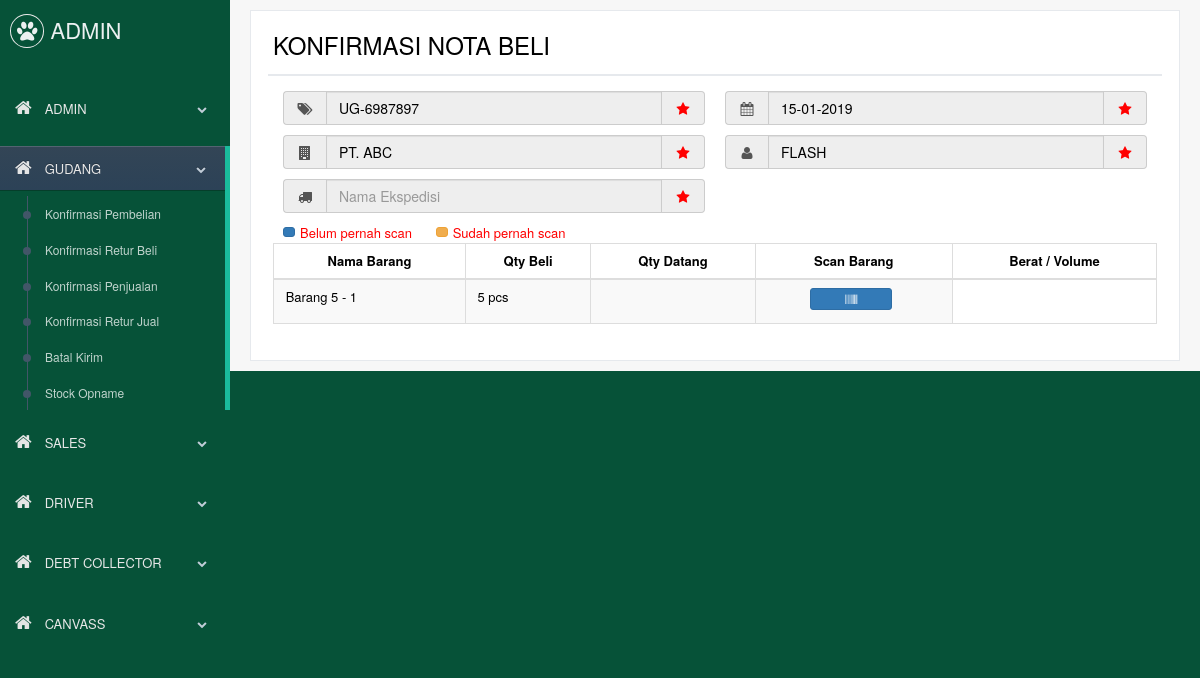
Before: /mobile/index.php?page=gudang&mode=konfirm_beli_3&id=77 (signed in) with the older database file.
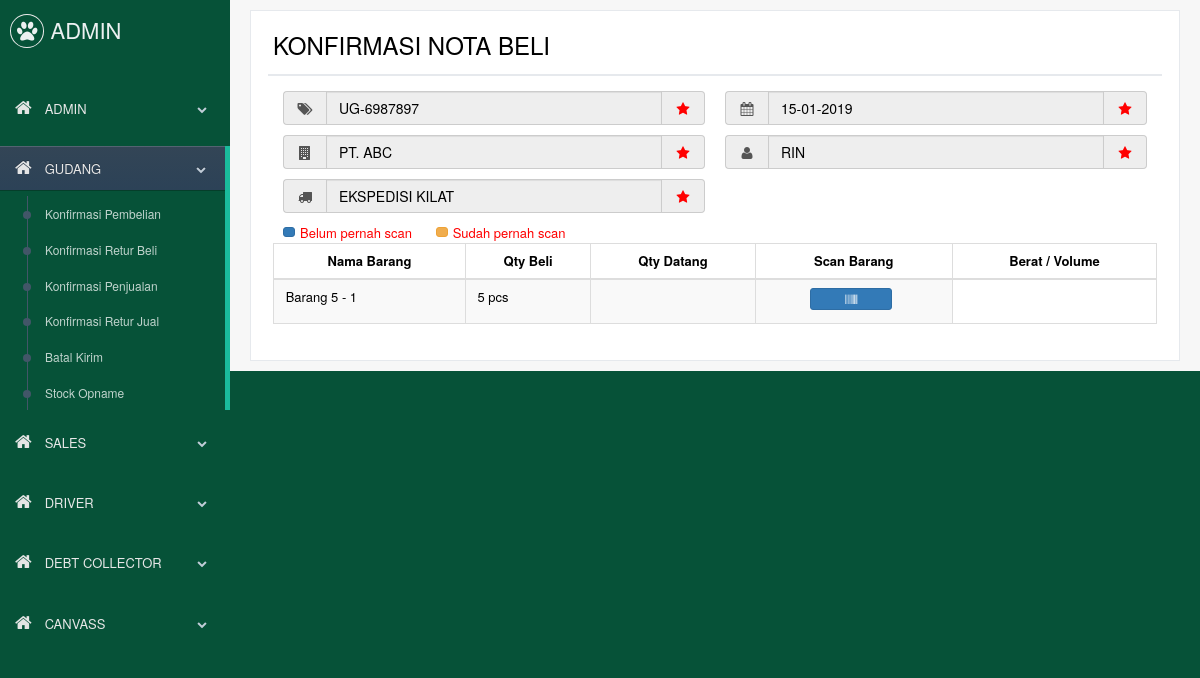
After: the same page with the newer database file.
### tables this page shows
CREATE TABLE `beli` (
  `id_beli` int(11) NOT NULL,
  `no_nota_beli` varchar(15) NOT NULL,
  `tanggal` date NOT NULL,
  `id_supplier` int(11) NOT NULL,
  `id_ekspedisi` int(11) DEFAULT NULL,
  `id_karyawan` int(11) DEFAULT NULL,
  `berat_ekspedisi` int(11) DEFAULT NULL,
  `volume_ekspedisi` int(11) DEFAULT NULL,
  `tarif_ekspedisi` int(11) DEFAULT NULL,
  `keterangan` varchar(100) DEFAULT NULL,
  `status_konfirm` tinyint(1) NOT NULL,
  `diskon_all_persen` double DEFAULT NULL,
  `ppn_all_persen` double DEFAULT NULL
);

CREATE TABLE `supplier` (
  `id_supplier` int(11) NOT NULL,
  `nama_supplier` varchar(50) NOT NULL,
  `alamat` varchar(200) NOT NULL,
  `id_negara` int(11) NOT NULL,
  `id_prov` int(11) NOT NULL,
  `id_kab` int(11) NOT NULL,
  `id_kec` int(11) DEFAULT NULL,
  `id_kel` int(11) DEFAULT NULL,
  `kode_pos` varchar(7) DEFAULT NULL,
  `telepon_supplier` varchar(20) NOT NULL,
  `kontakperson` varchar(50) DEFAULT NULL,
  `telepon_kontak` varchar(20) DEFAULT NULL,
  `status` tinyint(1) NOT NULL DEFAULT '0'
);

CREATE TABLE `beli_detail` (
  `id_beli_detail` bigint(20) NOT NULL,
  `id_beli` int(11) NOT NULL,
  `id_barang_supplier` int(15) NOT NULL,
  `qty` int(11) NOT NULL,
  `harga` double NOT NULL,
  `status_barang` tinyint(1) NOT NULL,
  `diskon_persen` double DEFAULT NULL,
  `diskon_rp` double DEFAULT NULL,
  `diskon_persen_2` double DEFAULT NULL,
  `diskon_rp_2` double DEFAULT NULL,
  `diskon_persen_3` double DEFAULT NULL,
  `diskon_rp_3` double DEFAULT NULL
);

CREATE TABLE `users` (
  `id_user` int(11) NOT NULL,
  `id_karyawan` int(11) NOT NULL,
  `posisi` varchar(20) NOT NULL,
  `user` varchar(30) NOT NULL,
  `password` text NOT NULL,
  `status` tinyint(1) NOT NULL
);

CREATE TABLE `ekspedisi` (
  `id_ekspedisi` int(11) NOT NULL,
  `nama_ekspedisi` varchar(50) NOT NULL,
  `telepon` varchar(20) NOT NULL,
  `kontakperson` varchar(50) DEFAULT NULL,
  `telepon_kontak` varchar(20) DEFAULT NULL,
  `status` tinyint(1) NOT NULL
);

### mobile/assets/page/gudang/konfirm_beli_3.php (the view, shortened to what this page needs)
<?php
$brg=mysqli_query($con, "SELECT
	beli.no_nota_beli
	, beli.tanggal
	, beli.id_karyawan
	, beli.berat_ekspedisi
	, beli.volume_ekspedisi
	, beli.tarif_ekspedisi
	, beli.status_konfirm
    , supplier.nama_supplier
    , ekspedisi.nama_ekspedisi
    , users.user
FROM
    beli
    LEFT JOIN supplier
        ON (beli.id_supplier = supplier.id_supplier)
    LEFT JOIN ekspedisi
        ON (beli.id_ekspedisi = ekspedisi.id_ekspedisi)
    LEFT JOIN users
        ON (beli.id_karyawan = users.id_karyawan)
    LEFT JOIN beli_detail
        ON (beli_detail.id_beli = beli.id_beli) WHERE beli.id_beli=$id");
$row=mysqli_fetch_array($brg);
$status_konfirm=$row['status_konfirm'];
if ($row['user']==null){
	$user=$_SESSION['user'];
} else {
	$user=$row['user'];
}
?>
<div class="right_col loading" role="main">
	<div class="">
		<div class="row">
			<div class="col-md-12 col-sm-12 col-xs-12">
				<div class="x_panel">
					<div class="x_title">
						<h3>KONFIRMASI NOTA BELI</h3>
					</div>
					<div class="x_content">
						<div class="col-xs-6">
							<div class="input-group">
								<span class="input-group-addon"><i class="fa fa-tags fa-fw"></i></span>
								<input class="form-control" id="no_nota_beli" type="text" name="no_nota_beli" placeholder="No Nota Beli" value="<?php echo $row['no_nota_beli'] ?>" maxlength="50" readonly>
								<span class="input-group-addon"><i class="fa fa-star fa-fw" style="color:red"></i></span>
							</div>
						</div>
						<div class="col-xs-6">
							<div class="input-group">
								<span class="input-group-addon"><i class="fa fa-calendar fa-fw"></i></span>
								<input class="form-control" id="tanggal" name="tanggal" placeholder="Tanggal Nota Beli" value="<?php echo date("d-m-Y",strtotime($row['tanggal'])) ?>" maxlength="50" readonly>
								<span class="input-group-addon"><i class="fa fa-star fa-fw" style="color:red"></i></span>
							</div>
						</div>
						<div class="col-xs-6">
						<div class="input-group">
							<span class="input-group-addon"><i class="fa fa-building fa-fw"></i></span>
							<input class="form-control" id="supplier" type="text" name="supplier" placeholder="Supplier" value="<?php echo $row['nama_supplier'] ?>" maxlength="50" readonly>
							<span class="input-group-addon"><i class="fa fa-star fa-fw" style="color:red"></i></span>
						</div>
						</div>
						<div class="col-xs-6">
						<div class="input-group">
							<span class="input-group-addon"><i class="fa fa-user fa-fw"></i></span>
							<input class="form-control" id="penerima" type="text" name="penerima" placeholder="Penerima Barang" value="<?php echo $user ?>" maxlength="50" readonly>
							<span class="input-group-addon"><i class="fa fa-star fa-fw" style="color:red"></i></span>
						</div>
						</div>
						<div class="col-xs-6">
						<div class="input-group">
							<span class="input-group-addon"><i class="fa fa-truck fa-fw"></i></span>
							<input class="form-control" id="ekspedisi" type="text" name="ekspedisi" placeholder="Nama Ekspedisi" value="<?php echo $row['nama_ekspedisi'] ?>" maxlength="50" readonly>
							<span class="input-group-addon"><i class="fa fa-star fa-fw" style="color:red"></i></span>
						</div>
						</div>
						<div class="clearfix"></div>
						<div class="col-xs-12">
							<a class="btn btn-primary btn-xs" style="width:10px;height:10px">&nbsp;</a><font color="red">Belum pernah scan</font>
							<a class="btn btn-warning btn-xs" style="width:10px;height:10px;margin-left:20px">&nbsp;</a><font color="red">Sudah pernah scan</font>
						</div>
						<div class="clearfix"></div>
						<form action="" method="post">
						<div class="table-responsive">
						<table class="table table-bordered table-striped">
							<thead>
								<tr>
									<th>Nama Barang</th>
									<th>Qty Beli</th>
									<th>Qty Datang</th>
									<th>Scan Barang</th>
									<?php
									if ($status_konfirm <> 1){
										echo '<th>Berat / Volume</th>';
									} else {
										echo '<th>Berat</th>
											<th>Volume</th>';
									}
									?>
								</tr>
							</thead>
							<tbody>
								<?php
$sql=mysqli_query($con, "SELECT
    beli_detail.id_beli
    , beli_detail.id_beli_detail
    , beli_detail.status_barang
    , SUM(barang_masuk_rak.qty_di_rak) AS qty_datang
    , barang.nama_barang
    , barang.barcode
	, barang_masuk.berat
	, barang_masuk.volume
    , beli_detail.qty
    , satuan.nama_satuan
FROM
    beli_detail
    INNER JOIN barang_supplier
        ON (beli_detail.id_barang_supplier = barang_supplier.id_barang_supplier)
    INNER JOIN barang
        ON (barang_supplier.id_barang = barang.id_barang)
    INNER JOIN satuan
        ON (barang.id_satuan = satuan.id_satuan)
    LEFT JOIN barang_masuk
        ON (barang_masuk.id_beli_detail = beli_detail.id_beli_detail)
    LEFT JOIN barang_masuk_rak
        ON (barang_masuk_rak.id_barang_masuk = barang_masuk.id_barang_masuk)
WHERE id_beli=$id
GROUP BY beli_detail.id_beli_detail");
while($row=mysqli_fetch_array($sql)){
($row['qty_datang']=='' ? $qty_datang='' : $qty_datang=$row['qty_datang']. ' ' .$row['nama_satuan']);
	echo '			<tr>
						<td><a data-toggle="modal" data-target="#myModal" data-id="' .$row['id_beli_detail']. '"><div style="height:100%;width:100%">&nbsp;' .$row['nama_barang']. '</div></a></td>
						<td><a data-toggle="modal" data-target="#myModal" data-id="' .$row['id_beli_detail']. '"><div style="height:100%;width:100%">&nbsp;' .$row['qty']. ' ' .$row['nama_satuan']. '</div></a></td>
						<td><a data-toggle="modal" data-target="#myModal" data-id="' .$row['id_beli_detail']. '"><div style="height:100%;width:100%">&nbsp;' .$qty_datang. '</div></a></td>';
if ($row['status_barang']==0 && $status_konfirm <> 1){
	echo '				<td><div style="text-align:center"><a data-barcode="' .$row['barcode']. '" class="btn btn-primary btn-xs barcode" onClick="AndroidFunction.scan_barang(&quot;' .$row['barcode']. '&quot;,&quot;' .$row['id_beli_detail']. '&quot;);"><div style="width:70px"><i class="fa fa-barcode"></i></div></a></div></td>';
} else if ($row['status_barang']==2 && $status_konfirm <> 1){
	echo '				<td><div style="text-align:center"><a data-barcode="' .$row['barcode']. '" class="btn btn-warning btn-xs barcode" onClick="AndroidFunction.scan_barang(&quot;' .$row['barcode']. '&quot;,&quot;' .$row['id_beli_detail']. '&quot;);"><div style="width:70px"><i class="fa fa-barcode"></i></div></a></div></td>';
} else {
	echo '				<td><div style="text-align:center"><i class="fa fa-check fa-fw" style="color:green"></i><div style="height:100%;width:100%"></div></div></td>';
}
	if ($status_konfirm <> 1){
	if($row['berat']<>'') {
		$berat_volume='berat';
		$val_berat_volume=$row['berat'];
	} elseif($row['volume']<>'') {
		$berat_volume='volume';
		$val_berat_volume=$row['volume'];
	} else {
		$berat_volume='berat';
		$val_berat_volume='';
	}
	echo '<td width="315px" class="td_berat" style="display:none"><select name="berat_volume[]" style="height:24px" value="volume" required>
			<option value="berat" '.($berat_volume=='berat' ? 'selected' : ''). '>BERAT (GRAM)</option>
			<option value="volume" '.($berat_volume=='volume' ? 'selected' : ''). '>VOLUME (CM3)</option>
		</select>
		<input type="tel" class="mask" name="val_berat_volume[]" placeholder="Berat/Volume Qty Datang" value="' .$val_berat_volume. '" maxlength="50" style="height:24px" autocomplete="off" required>
		<input type="hidden" name="id_beli_detail[]" value="' .$row['id_beli_detail']. '">
		</td></tr>';
	} else {
	($row['berat']<>'' ? $berat=format_angka($row['berat']). ' gr' : $berat='');
	($row['volume']<>'' ? $volume=format_angka($row['volume']). ' cm<sup>3</sup>' : $volume='');
		echo '<td align="right">' .$berat. '</td>
			<td align="right">' .$volume. '</td>
		</tr>';
	}
}
?>
				</tbody>
			</table>
			</div>
			</form>
					</div>
				</div>
			</div>
			</div>
		</div>
	</div>
</div>

### mobile/assets/inc/header.php (shortened to what this page needs)
<!DOCTYPE html>
<html lang="en">
  <head>
    <link href="../vendors/bootstrap/dist/css/bootstrap.min.css" rel="stylesheet">
    <link href="../vendors/font-awesome-5/css/fontawesome-all.min.css" rel="stylesheet">
	<link href="../vendors/font-awesome/css/font-awesome.min.css" rel="stylesheet">
    <link href="../vendors/nprogress/nprogress.css" rel="stylesheet">
    <link href="../vendors/iCheck/skins/flat/green.css" rel="stylesheet">
    <link href="../vendors/datatables.net-bs/css/dataTables.bootstrap.min.css" rel="stylesheet">
	<link href="../vendors/datatables.net-fixedheader-bs/css/fixedHeader.bootstrap.min.css" rel="stylesheet">
	<link href="../vendors/datatables.net-responsive-bs/css/responsive.bootstrap.min.css" rel="stylesheet">
    <link href="../vendors/datatables.net-scroller-bs/css/scroller.bootstrap.min.css" rel="stylesheet">
	<link href="../vendors/magnific-popup/magnific-popup.css" rel="stylesheet">
    <link href="../vendors/bootstrap-progressbar/css/bootstrap-progressbar-3.3.4.min.css" rel="stylesheet">
    <link href="../vendors/jqvmap/dist/jqvmap.min.css" rel="stylesheet"/>
	<link rel="stylesheet" href="../vendors/bootstrap-datepicker/dist/css/bootstrap-datepicker.min.css">
    <link href="../vendors/bootstrap-daterangepicker/daterangepicker.css" rel="stylesheet">
	<link href="../vendors/select2/dist/css/select2.min.css" rel="stylesheet">
    <link href="../css/custom.min.css" rel="stylesheet">
	<link href="css/shop.css" rel="stylesheet">
  </head>

### mobile/index.php (shortened to what this page needs)
<?php
	if (isset($_GET['id'])){
		$id=$_GET['id'];
	}
	(isset($_GET['frameless']) ? $frameless=true : $frameless=false);
	include "assets/inc/header.php";
	if(isset($_GET['page'])){
		$page = $_GET['page'];
	} else {
		$page="home";
	}
	if(isset($_GET['mode'])){
		$mode=$_GET['mode'];
	}
	if (! $frameless) include "assets/inc/sidebar.php";
	if(!isset($_GET['page'])){
		include "assets/page/gudang/konfirm_beli.php";
	} else {
		$page = $_GET['page'];
		if(isset($_GET['mode'])){
			$mode=$_GET['mode'];
			include "assets/page/" . $page . "/" .$mode. ".php";
		} else {
			if (file_exists("../assets/page/" . $page . ".php")){
				include "assets/page/" . $page . ".php";
			} else {
				include "assets/page/404.php";
			}
		}
	}
	include "assets/inc/footer.php";
?>

### mobile/assets/inc/sidebar.php (shortened to what this page needs)
<body class="nav-md" style="min-height:100%">
    <div class="container body">
      <div class="main_container">
        <div class="col-md-3 left_col">
          <div class="left_col scroll-view">
            <div class="navbar nav_title" style="border: 0;">
              <a href="index.php" class="site_title"><i class="fa fa-paw"></i> <span>ADMIN</span></a>
            </div>
            <br />
            <div id="sidebar-menu" class="main_menu_side hidden-print main_menu">
              <div class="menu_section">
				<ul class="nav side-menu">
				  <li <?php echo ($page=='admin' ? ' class="active"' : '') ?> ><a><i class="fa fa-home"></i> ADMIN <span class="fa fa-chevron-down"></span></a>
				  </li>
                </ul>
                <ul class="nav side-menu">
				  <li <?php echo ($page=='gudang' ? ' class="active"' : '') ?> ><a><i class="fa fa-home"></i> GUDANG <span class="fa fa-chevron-down"></span></a>
					<ul class="nav child_menu" style="<?php echo ($page=='gudang' ? 'display: block' : 'display: none') ?>">
						<li <?php echo ($page=='gudang' && $mode=='konfirm_beli' ? ' class="current-page"' : '') ?> ><a href="?page=gudang&mode=konfirm_beli">Konfirmasi Pembelian</a></li>
						<li <?php echo ($page=='gudang' && $mode=='konfirm_retur_beli' ? ' class="current-page"' : '') ?> ><a href="?page=gudang&mode=konfirm_retur_beli">Konfirmasi Retur Beli</a></li>
						<li <?php echo ($page=='gudang' && $mode=='konfirm_jual' ? ' class="current-page"' : '') ?> ><a href="?page=gudang&mode=konfirm_jual">Konfirmasi Penjualan</a></li>
						<li <?php echo ($page=='gudang' && $mode=='konfirm_retur_jual' ? ' class="current-page"' : '') ?> ><a href="?page=gudang&mode=konfirm_retur_jual">Konfirmasi Retur Jual</a></li>
						<li <?php echo ($page=='gudang' && $mode=='batal_kirim' ? ' class="current-page"' : '') ?> ><a href="?page=gudang&mode=batal_kirim">Batal Kirim</a></li>
						<li <?php echo ($page=='gudang' && $mode=='stock_opname' ? ' class="current-page"' : '') ?> ><a href="?page=gudang&mode=stock_opname">Stock Opname</a></li>
					</ul>
				  </li>
                </ul>
				<ul class="nav side-menu">
				  <li <?php echo ($page=='sales' ? ' class="active"' : '') ?> ><a><i class="fa fa-home"></i> SALES <span class="fa fa-chevron-down"></span></a>
				  </li>
                </ul>
				<ul class="nav side-menu">
				  <li <?php echo ($page=='driver' ? ' class="active"' : '') ?> ><a><i class="fa fa-home"></i> DRIVER <span class="fa fa-chevron-down"></span></a>
				  </li>
                </ul>
				<ul class="nav side-menu">
				  <li <?php echo ($page=='collector' ? ' class="active"' : '') ?> ><a><i class="fa fa-home"></i> DEBT COLLECTOR <span class="fa fa-chevron-down"></span></a>
				  </li>
                </ul>
				<ul class="nav side-menu">
					<li <?php echo ($page=='canvass_keluar' ? ' class="active"' : '') ?> ><a><i class="fa fa-home"></i> CANVASS <span class="fa fa-chevron-down"></span></a>
					</li>
				</ul>
              </div>
            </div>
          </div>
        </div>

### mobile/assets/inc/footer.php (shortened to what this page needs)
	</body>
</html>

### mobile/css/shop.css (style rules this page uses)
a { color: #000000; }
.form-control[disabled], .form-control[readonly], fieldset[disabled] .form-control { color: #000; }
input[readonly].form-control { color: #000; }
thead, th { text-align: center; }

Changed rows visible on the page:
changed beli "UG-6987897": penerima (not shown) → "RIN"; ekspedisi (not shown) → "EKSPEDISI KILAT"
Other visible differences:
form field penerima: "FLASH" → (not shown)
